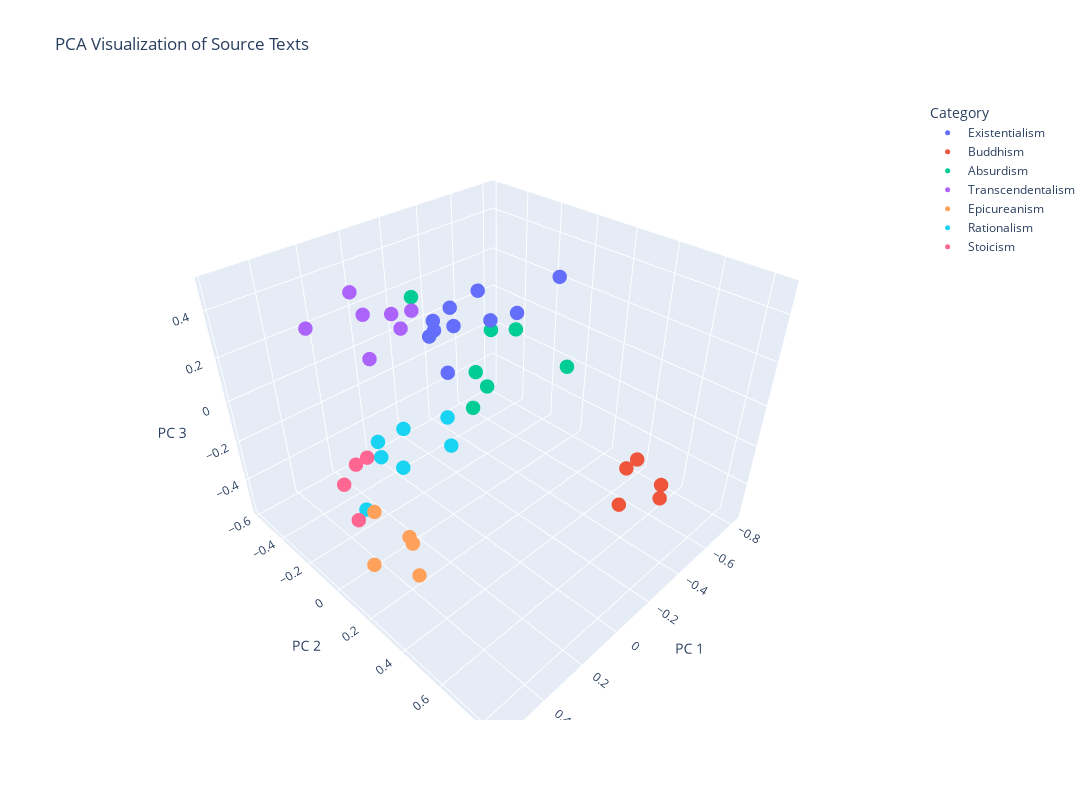

Write notebook code for a chart like this one.
### Code cell
def plot_pca_3d(data, filename_to_category, title="PCA 3D Plot"):
    """
    Conducts PCA on a list of tensor vectors and plots the result in a 3D interactive chart.
    
    Args:
        data (dict): A dictionary with 'filename: tensor' pairs.
        filename_to_category (dict): A dictionary mapping filenames to categories (labels).
        title (str): The title of the plot.
    """
    # Aggregate tensors and metadata
    filenames = []
    categories = []
    tensors = []
    
    for filename, tensor in data.items():
        filenames.append(filename)
        categories.append(filename_to_category[filename])
        tensors.append(tensor.numpy())  # Convert to NumPy array for PCA

    # Stack tensors into a matrix for PCA
    tensor_matrix = np.stack(tensors)  # Shape: [num_files, 384]

    # Perform PCA to reduce dimensions to 3
    pca = PCA(n_components=3)
    pca_result = pca.fit_transform(tensor_matrix)  # Shape: [num_files, 3]

    # Create a DataFrame for plotting
    import pandas as pd
    plot_data = pd.DataFrame({
        'PC1': pca_result[:, 0],
        'PC2': pca_result[:, 1],
        'PC3': pca_result[:, 2],
        'Filename': filenames,
        'Category': categories
    })

    # Plot using Plotly for interactivity
    fig = px.scatter_3d(
        plot_data,
        x='PC1',
        y='PC2',
        z='PC3',
        color='Category',  # Color by category
        hover_name='Filename',  # Show filename on hover
        title=title
    )
    
    fig.update_traces(marker=dict(size=5))  # Adjust marker size
    fig.update_layout(
        scene=dict(
            xaxis_title='PC 1',
            yaxis_title='PC 2',
            zaxis_title='PC 3'
        ),
        width=1200,  # Set plot width
        height=800   # Set plot height
    )

    fig.show()


plot_pca_3d(data, filename_to_category, title="PCA Visualization of Source Texts")

### Figure 1 — Plotly figure (JSON) as saved in the notebook; plotly's stock layout.template omitted (floating-point values rounded to 4 significant figures)
{"data": [{"hovertemplate": "<b>%{hovertext}</b><br><br>Category=Existentialism<br>PC1=%{x}<br>PC2=%{y}<br>PC3=%{z}<extra></extra>", "hovertext": ["gpt_beauvoir.txt", "gpt_kierkegaard.txt", "gpt_nietzsche.txt", "philthis_beauvoir.txt", "philthis_kierkegaard.txt", "philthis_nietzsche.txt", "beauvoir_ethicsambiguity.txt", "kierkegaard_presentage.txt", "nietzsche_tsz.txt", "existentialism_wikipedia.txt"], "legendgroup": "Existentialism", "marker": {"color": "#636efa", "size": 5, "symbol": "circle"}, "mode": "markers", "name": "Existentialism", "scene": "scene", "showlegend": true, "type": "scatter3d", "x": [-0.1954, -0.468, 0.06297, -0.08514, -0.1575, 0.03947, -0.08968, -0.1517, 0.08495, -0.2797], "y": [-0.03315, 0.1375, 0.00832, -0.09856, 0.208, 0.0884, -0.1798, -0.1474, 0.00605, -0.0514], "z": [0.4065, 0.4294, 0.3538, 0.06009, 0.4165, 0.3938, 0.2617, 0.3087, 0.3367, 0.2411]}, {"hovertemplate": "<b>%{hovertext}</b><br><br>Category=Buddhism<br>PC1=%{x}<br>PC2=%{y}<br>PC3=%{z}<extra></extra>", "hovertext": ["gpt_buddhism.txt", "philthis_buddhism.txt", "buddha_stanford_pe.txt", "essence_of_buddha.txt", "buddhism_wikipedia.txt"], "legendgroup": "Buddhism", "marker": {"color": "#EF553B", "size": 5, "symbol": "circle"}, "mode": "markers", "name": "Buddhism", "scene": "scene", "showlegend": true, "type": "scatter3d", "x": [-0.23, -0.303, -0.3693, -0.1878, -0.3741], "y": [0.8443, 0.688, 0.6054, 0.7081, 0.762], "z": [-0.1047, -0.06039, -0.1899, -0.1953, -0.1814]}, {"hovertemplate": "<b>%{hovertext}</b><br><br>Category=Absurdism<br>PC1=%{x}<br>PC2=%{y}<br>PC3=%{z}<extra></extra>", "hovertext": ["gpt_camus.txt", "gpt_kafka.txt", "philthis_camus.txt", "camus_sisyphus.txt", "camus_thestranger.txt", "kafka_thetrial.txt", "absurdism_wikipedia.txt"], "legendgroup": "Absurdism", "marker": {"color": "#00cc96", "size": 5, "symbol": "circle"}, "mode": "markers", "name": "Absurdism", "scene": "scene", "showlegend": true, "type": "scatter3d", "x": [-0.1536, -0.8201, -0.3584, -0.327, -0.2955, -0.473, -0.6236], "y": [-0.3894, -0.0801, -0.1284, -0.1925, -0.1804, -0.2716, -0.2348], "z": [0.268, -0.2277, 0.1358, -0.08727, -0.2569, -0.2678, -0.007704]}, {"hovertemplate": "<b>%{hovertext}</b><br><br>Category=Transcendentalism<br>PC1=%{x}<br>PC2=%{y}<br>PC3=%{z}<extra></extra>", "hovertext": ["gpt_emerson.txt", "gpt_thoreau.txt", "philthis_emerson.txt", "philthis_thoreau.txt", "emerson_selfreliance.txt", "thoreau_walden.txt", "transcendentalism_wikipedia.txt"], "legendgroup": "Transcendentalism", "marker": {"color": "#ab63fa", "size": 5, "symbol": "circle"}, "mode": "markers", "name": "Transcendentalism", "scene": "scene", "showlegend": true, "type": "scatter3d", "x": [0.2603, 0.4908, 0.06187, 0.2374, 0.1869, 0.1177, 0.2412], "y": [-0.2018, -0.1304, -0.116, -0.1706, -0.2343, -0.1647, 0.0497], "z": [0.5001, 0.4749, 0.3868, 0.4154, 0.1827, 0.3757, 0.4476]}, {"hovertemplate": "<b>%{hovertext}</b><br><br>Category=Epicureanism<br>PC1=%{x}<br>PC2=%{y}<br>PC3=%{z}<extra></extra>", "hovertext": ["gpt_epicureanism.txt", "philthis_epicurus.txt", "epicurus_fragments.txt", "epicurus_lettermenoeceus.txt", "epicureanism_wikipedia.txt"], "legendgroup": "Epicureanism", "marker": {"color": "#FFA15A", "size": 5, "symbol": "circle"}, "mode": "markers", "name": "Epicureanism", "scene": "scene", "showlegend": true, "type": "scatter3d", "x": [0.522, 0.4459, 0.5691, 0.4752, 0.4814], "y": [0.3948, 0.2743, 0.22, 0.1165, 0.3615], "z": [-0.1111, -0.2196, -0.3079, -0.1842, -0.3205]}, {"hovertemplate": "<b>%{hovertext}</b><br><br>Category=Rationalism<br>PC1=%{x}<br>PC2=%{y}<br>PC3=%{z}<extra></extra>", "hovertext": ["gpt_leibniz.txt", "gpt_spinoza.txt", "philthis_leibniz.txt", "philthis_spinoza.txt", "leibniz_theodicity.txt", "spinoza_ethics.txt", "rationalism_wikipedia.txt"], "legendgroup": "Rationalism", "marker": {"color": "#19d3f3", "size": 5, "symbol": "circle"}, "mode": "markers", "name": "Rationalism", "scene": "scene", "showlegend": true, "type": "scatter3d", "x": [-0.03833, 0.271, -0.2419, -0.006683, 0.08048, 0.03782, -0.2404], "y": [-0.5783, -0.263, -0.2961, -0.3217, -0.3881, -0.2878, -0.2769], "z": [-0.5265, -0.5559, -0.3415, -0.2966, -0.4443, -0.4716, -0.4941]}, {"hovertemplate": "<b>%{hovertext}</b><br><br>Category=Stoicism<br>PC1=%{x}<br>PC2=%{y}<br>PC3=%{z}<extra></extra>", "hovertext": ["gpt_stoicism.txt", "philthis_stoicism.txt", "aurelius_meditations.txt", "stoicism_wikipedia.txt"], "legendgroup": "Stoicism", "marker": {"color": "#FF6692", "size": 5, "symbol": "circle"}, "mode": "markers", "name": "Stoicism", "scene": "scene", "showlegend": true, "type": "scatter3d", "x": [0.542, 0.355, 0.4174, 0.489], "y": [0.05134, -0.07428, -0.05791, 0.02533], "z": [-0.05428, -0.1114, -0.09969, -0.2769]}], "layout": {"height": 800, "legend": {"title": {"text": "Category"}, "tracegroupgap": 0}, "scene": {"domain": {"x": [0, 1], "y": [0, 1]}, "xaxis": {"title": {"text": "PC 1"}}, "yaxis": {"title": {"text": "PC 2"}}, "zaxis": {"title": {"text": "PC 3"}}}, "title": {"text": "PCA Visualization of Source Texts"}, "width": 1200}}
